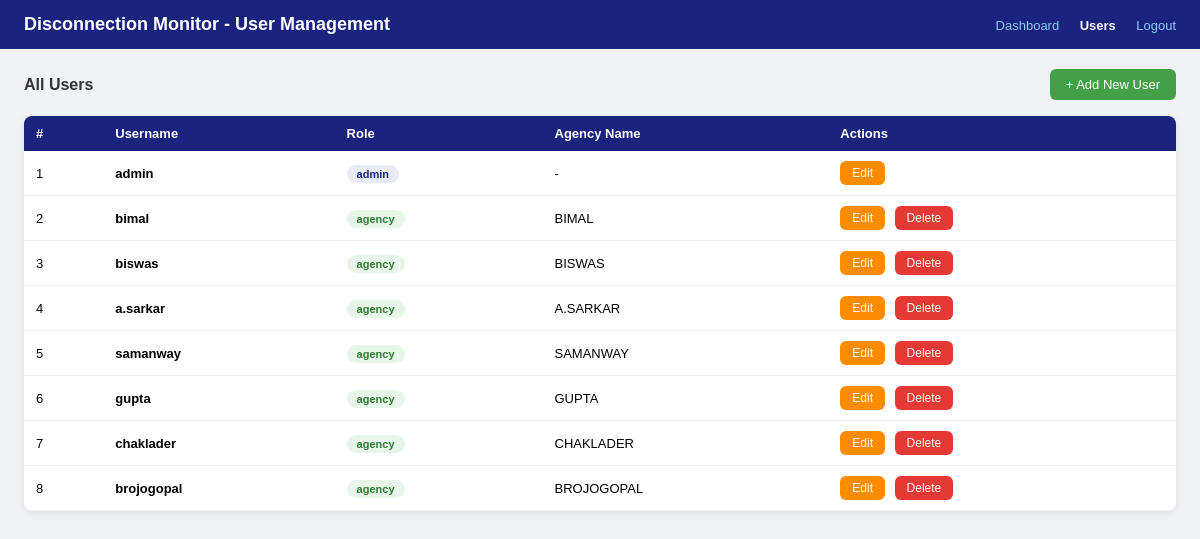
The app's page /admin/users (signed in) with its own data.
### app.py (models this page shows)
class User(db.Model):
    id = db.Column(db.Integer, primary_key=True)
    username = db.Column(db.String(100), unique=True, nullable=False)
    password = db.Column(db.String(200), nullable=False)
    role = db.Column(db.String(20), nullable=False)
    agency_name = db.Column(db.String(100), nullable=True)

### app.py (the view)
@app.route('/admin/users')
def manage_users():
    if session.get('role') != 'admin':
        return redirect(url_for('login'))
    users = User.query.all()
    return render_template('users.html', users=users)

### templates/users.html (shortened to what this page needs)
<!DOCTYPE html>
<html lang="en">
<head>
</head>
<body>
<header>
  <h1>Disconnection Monitor - User Management</h1>
  <nav>
    <a href="/admin">Dashboard</a>
    <a href="/admin/users" style="color:white;font-weight:bold">Users</a>
    <a href="/logout">Logout</a>
  </nav>
</header>
<div class="container">
  <div class="top-bar">
    <h2>All Users</h2>
    <button class="btn btn-success" onclick="openAddModal()">+ Add New User</button>
  </div>
  <table>
    <thead>
      <tr>
        <th>#</th>
        <th>Username</th>
        <th>Role</th>
        <th>Agency Name</th>
        <th>Actions</th>
      </tr>
    </thead>
    <tbody>
      {% for user in users %}
      <tr id="row-{{ user.id }}">
        <td>{{ loop.index }}</td>
        <td><strong>{{ user.username }}</strong></td>
        <td><span class="badge-role {{ user.role }}">{{ user.role }}</span></td>
        <td>{{ user.agency_name or '-' }}</td>
        <td>
          <button class="btn btn-warning" style="font-size:12px;padding:5px 12px" onclick="openEditModal({{ user.id }}, '{{ user.username }}', '{{ user.role }}', '{{ user.agency_name or '' }}')">Edit</button>
          {% if user.username != session['username'] %}
          <button class="btn btn-danger" style="font-size:12px;padding:5px 12px;margin-left:6px" onclick="deleteUser({{ user.id }})">Delete</button>
          {% endif %}
        </td>
      </tr>
      {% endfor %}
    </tbody>
  </table>
</div>
</body>
</html>

### templates/users.html (style rules this page uses)
* { box-sizing: border-box; margin: 0; padding: 0; }
body { font-family: Arial, sans-serif; background: #f0f2f5; }
header { background: #1a237e; color: white; padding: 14px 24px; display: flex; justify-content: space-between; align-items: center; }
header h1 { font-size: 18px; }
header nav a { color: #90caf9; font-size: 13px; text-decoration: none; margin-left: 16px; }
.container { padding: 20px 24px; }
.top-bar { display: flex; justify-content: space-between; align-items: center; margin-bottom: 16px; }
.top-bar h2 { font-size: 16px; color: #333; }
.btn { padding: 8px 16px; border: none; border-radius: 6px; cursor: pointer; font-size: 13px; }
.btn-success { background: #43a047; color: white; }
.btn-warning { background: #fb8c00; color: white; }
.btn-danger { background: #e53935; color: white; }
table { width: 100%; border-collapse: collapse; background: white; border-radius: 8px; overflow: hidden; box-shadow: 0 2px 8px rgba(0,0,0,0.08); font-size: 13px; }
th { background: #1a237e; color: white; padding: 10px 12px; text-align: left; }
td { padding: 10px 12px; border-bottom: 1px solid #f0f0f0; vertical-align: middle; }
.badge-role { padding: 3px 10px; border-radius: 12px; font-size: 11px; font-weight: bold; }
.badge-role.admin { background: #e8eaf6; color: #1a237e; }
.badge-role.agency { background: #e8f5e9; color: #2e7d32; }

### records on screen
User: username "admin", role "admin", agency_name "-"
User: username "bimal", role "agency", agency_name "BIMAL"
User: username "biswas", role "agency", agency_name "BISWAS"
User: username "a.sarkar", role "agency", agency_name "A.SARKAR"
User: username "samanway", role "agency", agency_name "SAMANWAY"
User: username "gupta", role "agency", agency_name "GUPTA"
User: username "chaklader", role "agency", agency_name "CHAKLADER"
User: username "brojogopal", role "agency", agency_name "BROJOGOPAL"
